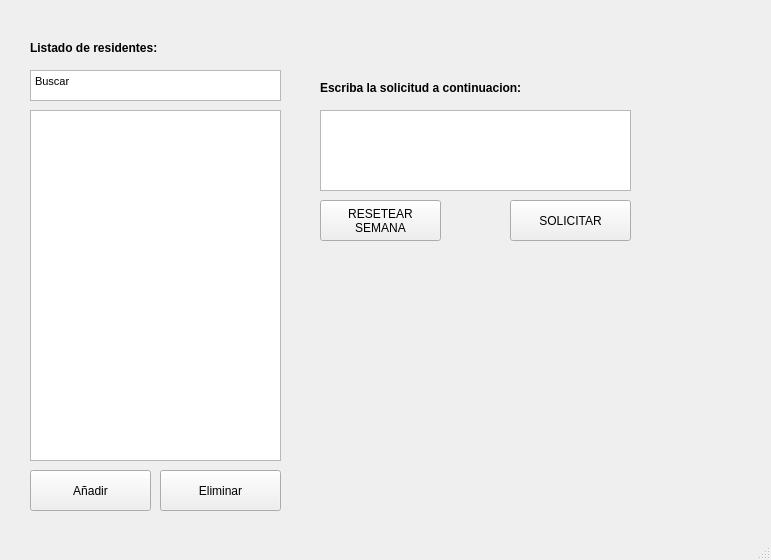
<?xml version="1.0" encoding="UTF-8"?>
<ui version="4.0">
 <class>MainWindow</class>
 <widget class="QMainWindow" name="MainWindow">
  <property name="geometry">
   <rect>
    <x>0</x>
    <y>0</y>
    <width>771</width>
    <height>560</height>
   </rect>
  </property>
  <property name="windowTitle">
   <string>MainWindow</string>
  </property>
  <widget class="QWidget" name="centralwidget">
   <widget class="QListView" name="listView">
    <property name="geometry">
     <rect>
      <x>30</x>
      <y>110</y>
      <width>251</width>
      <height>351</height>
     </rect>
    </property>
   </widget>
   <widget class="QTextEdit" name="textEdit">
    <property name="geometry">
     <rect>
      <x>30</x>
      <y>70</y>
      <width>251</width>
      <height>31</height>
     </rect>
    </property>
    <property name="html">
     <string>&lt;!DOCTYPE HTML PUBLIC &quot;-//W3C//DTD HTML 4.0//EN&quot; &quot;http://www.w3.org/TR/REC-html40/strict.dtd&quot;&gt;
&lt;html&gt;&lt;head&gt;&lt;meta name=&quot;qrichtext&quot; content=&quot;1&quot; /&gt;&lt;style type=&quot;text/css&quot;&gt;
p, li { white-space: pre-wrap; }
&lt;/style&gt;&lt;/head&gt;&lt;body style=&quot; font-family:'MS Shell Dlg 2'; font-size:8.25pt; font-weight:400; font-style:normal;&quot;&gt;
&lt;p style=&quot; margin-top:0px; margin-bottom:0px; margin-left:0px; margin-right:0px; -qt-block-indent:0; text-indent:0px;&quot;&gt;Buscar&lt;/p&gt;&lt;/body&gt;&lt;/html&gt;</string>
    </property>
   </widget>
   <widget class="QTextEdit" name="textEdit_2">
    <property name="geometry">
     <rect>
      <x>320</x>
      <y>110</y>
      <width>311</width>
      <height>81</height>
     </rect>
    </property>
   </widget>
   <widget class="QLabel" name="label">
    <property name="geometry">
     <rect>
      <x>320</x>
      <y>80</y>
      <width>201</width>
      <height>16</height>
     </rect>
    </property>
    <property name="font">
     <font>
      <weight>75</weight>
      <bold>true</bold>
     </font>
    </property>
    <property name="text">
     <string>Escriba la solicitud a continuacion:</string>
    </property>
   </widget>
   <widget class="QLabel" name="label_2">
    <property name="geometry">
     <rect>
      <x>30</x>
      <y>40</y>
      <width>131</width>
      <height>16</height>
     </rect>
    </property>
    <property name="font">
     <font>
      <weight>75</weight>
      <bold>true</bold>
     </font>
    </property>
    <property name="text">
     <string>Listado de residentes:</string>
    </property>
   </widget>
   <widget class="QPushButton" name="pushButton">
    <property name="geometry">
     <rect>
      <x>30</x>
      <y>470</y>
      <width>121</width>
      <height>41</height>
     </rect>
    </property>
    <property name="text">
     <string>Añadir</string>
    </property>
   </widget>
   <widget class="QPushButton" name="pushButton_2">
    <property name="geometry">
     <rect>
      <x>160</x>
      <y>470</y>
      <width>121</width>
      <height>41</height>
     </rect>
    </property>
    <property name="text">
     <string>Eliminar</string>
    </property>
   </widget>
   <widget class="QPushButton" name="pushButton_3">
    <property name="geometry">
     <rect>
      <x>510</x>
      <y>200</y>
      <width>121</width>
      <height>41</height>
     </rect>
    </property>
    <property name="text">
     <string>SOLICITAR</string>
    </property>
   </widget>
   <widget class="QPushButton" name="pushButton_4">
    <property name="geometry">
     <rect>
      <x>320</x>
      <y>200</y>
      <width>121</width>
      <height>41</height>
     </rect>
    </property>
    <property name="text">
     <string>RESETEAR
SEMANA</string>
    </property>
   </widget>
  </widget>
  <widget class="QMenuBar" name="menubar">
   <property name="geometry">
    <rect>
     <x>0</x>
     <y>0</y>
     <width>771</width>
     <height>21</height>
    </rect>
   </property>
  </widget>
  <widget class="QStatusBar" name="statusbar"/>
 </widget>
 <resources/>
 <connections/>
</ui>
